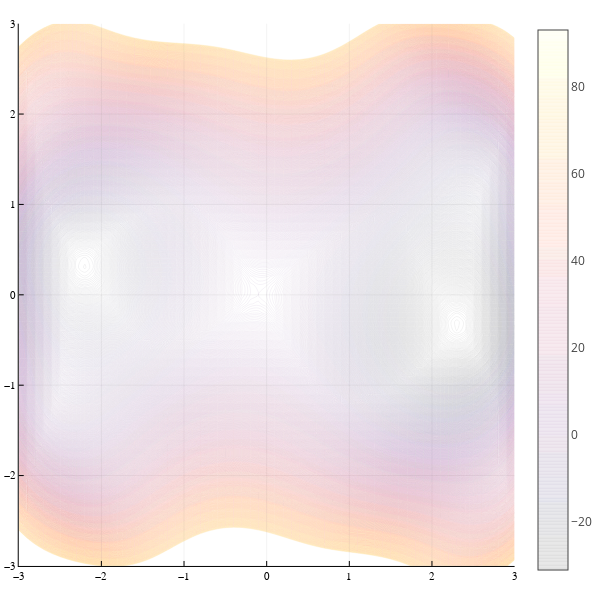

Write notebook code for a chart like this one.
### Code cell
Plots.contour(x,y,z, linealpha = 0.1, levels=2000)

### Figure 1 — Plotly figure (JSON) as saved in the notebook; plotly's stock layout.template omitted (floating-point values rounded to 4 significant figures; data arrays with more than 128 entries replaced by an {"elided": "..."} marker saying what was removed)
{"data": [{"colorbar": {"title": ""}, "colorscale": {"elided": "256x2 mixed values"}, "contours": {"coloring": "lines", "showlabels": false}, "hoverinfo": "none", "name": "y1", "ncontours": 2002, "showlegend": false, "showscale": true, "type": "contour", "x": [-3, -2.9, -2.8, -2.7, -2.6, -2.5, -2.4, -2.3, -2.2, -2.1, -2, -1.9, -1.8, -1.7, -1.6, -1.5, -1.4, -1.3, -1.2, -1.1, -1, -0.9, -0.8, -0.7, -0.6, -0.5, -0.4, -0.3, -0.2, -0.1, 0, 0.1, 0.2, 0.3, 0.4, 0.5, 0.6, 0.7, 0.8, 0.9, 1, 1.1, 1.2, 1.3, 1.4, 1.5, 1.6, 1.7, 1.8, 1.9, 2, 2.1, 2.2, 2.3, 2.4, 2.5, 2.6, 2.7, 2.8, 2.9, 3], "xaxis": "x1", "y": [-3, -2.9, -2.8, -2.7, -2.6, -2.5, -2.4, -2.3, -2.2, -2.1, -2, -1.9, -1.8, -1.7, -1.6, -1.5, -1.4, -1.3, -1.2, -1.1, -1, -0.9, -0.8, -0.7, -0.6, -0.5, -0.4, -0.3, -0.2, -0.1, 0, 0.1, 0.2, 0.3, 0.4, 0.5, 0.6, 0.7, 0.8, 0.9, 1, 1.1, 1.2, 1.3, 1.4, 1.5, 1.6, 1.7, 1.8, 1.9, 2, 2.1, 2.2, 2.3, 2.4, 2.5, 2.6, 2.7, 2.8, 2.9, 3], "yaxis": "y1", "z": {"elided": "61x61 float values"}, "zmax": 92.95, "zmin": -31.16}], "layout": {"annotations": [], "height": 600, "legend": {"bgcolor": "rgba(255, 255, 255, 1.000)", "bordercolor": "rgba(0, 0, 0, 1.000)", "borderwidth": 1, "font": {"color": "rgba(0, 0, 0, 1.000)", "family": "sans-serif", "size": 11}, "tracegroupgap": 0, "traceorder": "normal", "x": 1, "xanchor": "auto", "y": 1, "yanchor": "auto"}, "margin": {"b": 20, "l": 0, "r": 0, "t": 20}, "paper_bgcolor": "rgba(255, 255, 255, 1.000)", "plot_bgcolor": "rgba(255, 255, 255, 1.000)", "showlegend": true, "width": 600, "xaxis": {"anchor": "y1", "domain": [0.03619, 0.9934], "gridcolor": "rgba(0, 0, 0, 0.100)", "gridwidth": 0.5, "linecolor": "rgba(0, 0, 0, 1.000)", "mirror": false, "range": [-3, 3], "showgrid": true, "showline": true, "showticklabels": true, "tickangle": 0, "tickcolor": "rgb(0, 0, 0)", "tickfont": {"color": "rgba(0, 0, 0, 1.000)", "family": "sans-serif", "size": 11}, "tickmode": "array", "ticks": "inside", "ticktext": ["−3", "−2", "−1", "0", "1", "2", "3"], "tickvals": [-3, -2, -1, 0, 1, 2, 3], "title": "", "titlefont": {"color": "rgba(0, 0, 0, 1.000)", "family": "sans-serif", "size": 15}, "type": "-", "visible": true, "zeroline": false, "zerolinecolor": "rgba(0, 0, 0, 1.000)"}, "yaxis": {"anchor": "x1", "domain": [0.02508, 0.9934], "gridcolor": "rgba(0, 0, 0, 0.100)", "gridwidth": 0.5, "linecolor": "rgba(0, 0, 0, 1.000)", "mirror": false, "range": [-3, 3], "showgrid": true, "showline": true, "showticklabels": true, "tickangle": 0, "tickcolor": "rgb(0, 0, 0)", "tickfont": {"color": "rgba(0, 0, 0, 1.000)", "family": "sans-serif", "size": 11}, "tickmode": "array", "ticks": "inside", "ticktext": ["−3", "−2", "−1", "0", "1", "2", "3"], "tickvals": [-3, -2, -1, 0, 1, 2, 3], "title": "", "titlefont": {"color": "rgba(0, 0, 0, 1.000)", "family": "sans-serif", "size": 15}, "type": "-", "visible": true, "zeroline": false, "zerolinecolor": "rgba(0, 0, 0, 1.000)"}}}
